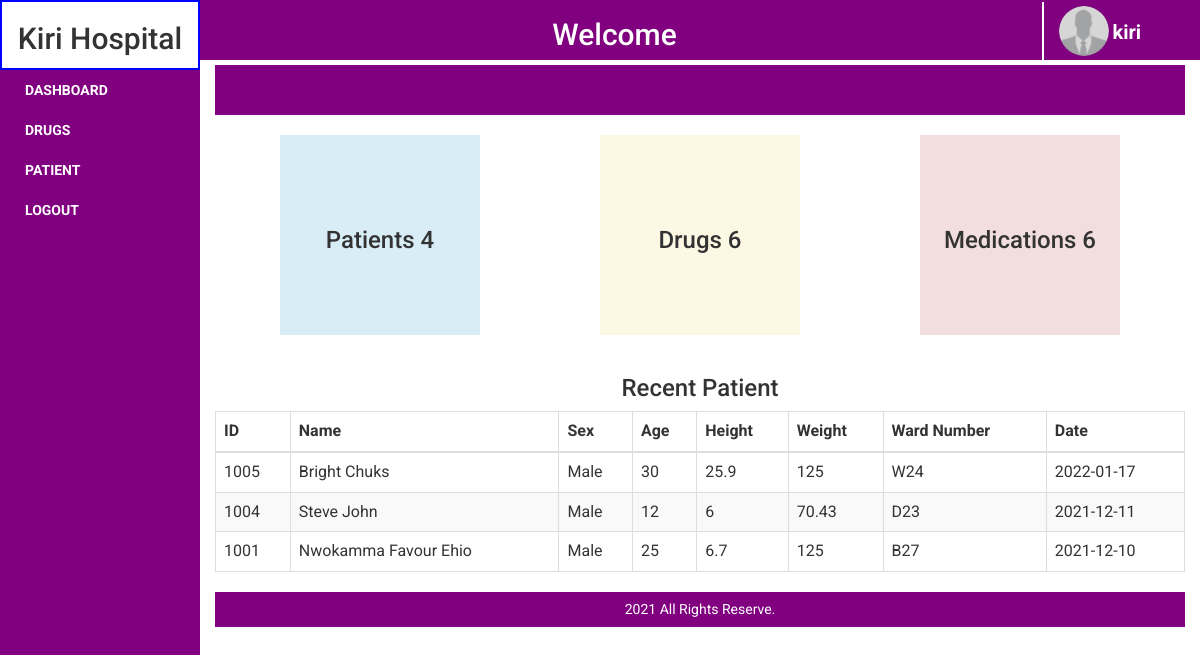
The app's page /dashboard (signed in) with its own data.
### tables this page shows
CREATE TABLE `patient` (
  `id` int(11) NOT NULL,
  `name` varchar(30) NOT NULL,
  `issue` text NOT NULL,
  `sex` varchar(10) NOT NULL,
  `age` varchar(10) NOT NULL,
  `height` varchar(10) NOT NULL,
  `weight` varchar(10) NOT NULL,
  `ward_number` varchar(10) NOT NULL,
  `date` date NOT NULL
);

### config/dblink.php (called while the page is built, shortened)
<?php
class Kiri{
private $connect = NULL;
public function __construct()
  {
$servername = "localhost";
$username = "root";
$password = "";
$dbname = "kiri";
  $this->connect = "";
  try{
  $this->connect = new PDO("mysql:host=$servername;dbname=$dbname", $username, $password);
  $this->connect->setAttribute(PDO::ATTR_ERRMODE, PDO::ERRMODE_EXCEPTION);
  $this->connect->exec("SET CHARACTER SET utf8");
    }
  catch(PDOException $e) {
  echo 'Error: ' . $e->getMessage();
        }
  }
 public function tbl_select($tblquery,$tblvalue = array())
 {
 try{
  $stmt = $this->connect->prepare($tblquery);
  $stmt->execute($tblvalue);
  $results = $stmt->fetchAll(PDO::FETCH_ASSOC);
  return $results;
} catch(PDOException $e) {
    echo 'Error: ' . $e->getMessage();
  }
 }
  }
?>

### pages/dashboard.php (the view)
<div class="dynamicBodyNav">
</div>
<div class="row" style="padding:20px;">
    <div class="col-md-4" style="display:flex;justify-content:center;">
        <div class="row">
            <div class="col-md-11 bg-info" style="width:200px;height:200px;display:flex;justify-content:center;align-items:center;">
                <?php
                    $tblquery = "SELECT count(id) as total FROM patient";
                    $tblvalue = array();
                    $select = $collect->tbl_select($tblquery, $tblvalue);
                    if($select){
                        foreach($select as $data){
                            extract($data);
                            ?>
                            <?php
                                echo "
                                    <h3>Patients $total</h3>
                                ";
                        }
                    }
                ?>
            </div>
        </div>
    </div>
    <div class="col-md-4" style="display:flex;justify-content:center;">
        <div class="row">
            <div class="col-md-11 bg-warning" style="width:200px;height:200px;display:flex;justify-content:center;align-items:center;">
                <?php
                    $tblquery = "SELECT count(id) as total FROM drugs";
                    $tblvalue = array();
                    $select = $collect->tbl_select($tblquery, $tblvalue);
                    if($select){
                        foreach($select as $data){
                            extract($data);
                            ?>
                            <?php
                                echo "
                                    <h3>Drugs $total</h3>
                                ";
                        }
                    }
                ?>
            </div>
        </div>
    </div>
    <div class="col-md-4" style="display:flex;justify-content:center;">
        <div class="row">
            <div class="col-md-11 bg-danger" style="width:200px;height:200px;display:flex;justify-content:center;align-items:center;">
                <?php
                    $tblquery = "SELECT count(id) as total FROM medication ";
                    $tblvalue = array();
                    $select = $collect->tbl_select($tblquery, $tblvalue);
                    if($select){
                        foreach($select as $data){
                            extract($data);
                            ?>
                            <?php
                                echo "
                                    <h3>Medications $total</h3>
                                ";
                        }
                    }
                ?>
            </div>
        </div>
    </div>
</div>
<div class="row">
    <div class="col-md-12 middle no-space">
        <h3>Recent Patient</h3>
    </div>
</div>
<table class="table table-hover table-bordered table-striped">
        <thead>
            <tr>
                <th>ID</th>
                <th>Name</th>
                <th>Sex</th>
                <th>Age</th>
                <th>Height</th>
                <th>Weight</th>
                <th>Ward Number</th>
                <th>Date</th>
            </tr>
        </thead>
        <tbody>
            <tr>
                <?php
                    $tblquery = "SELECT * FROM patient ORDER BY date DESC LIMIT 3";
                    $tblvalue = array();
                    $select = $collect->tbl_select($tblquery, $tblvalue);
                    foreach($select as $data){
                        extract($data);
                        ?>
                        <?php
                            $all = $id + 1000;
                            echo "
                                <tr>
                                    <td>$all</td>
                                    <td>$name</td>
                                    <td>$sex</td>
                                    <td>$age</td>
                                    <td>$height</td>
                                    <td>$weight</td>
                                    <td>$ward_number</td>
                                    <td>$date</td>
                                </tr>
                            ";
                    }
                ?>
            </tr>
        </tbody>
    </table>

### styles/stylesheet.css (style rules this page uses)
body { box-sizing: border-box; font-family: 'Roboto', sans-serif; margin: 0; overflow-x: hidden; padding: 0; }
.middle { align-items: center; display: flex; justify-content: center; }
.no-space { margin: 0; padding: 0; }
.dynamicBodyNav { background:purple; height: 50px; margin-top: 5px; }

### records on screen
patient: id "1005", name "Bright Chuks", sex "Male", age "30", height "25.9", weight "125", ward_number "W24", date "2022-01-17"
patient: id "1004", name "Steve John", sex "Male", age "12", height "6", weight "70.43", ward_number "D23", date "2021-12-11"
patient: id "1001", name "Nwokamma Favour Ehio", sex "Male", age "25", height "6.7", weight "125", ward_number "B27", date "2021-12-10"

### other values on screen
$_SESSION['uname'] "kiri"
$total "4"
$total "6"
